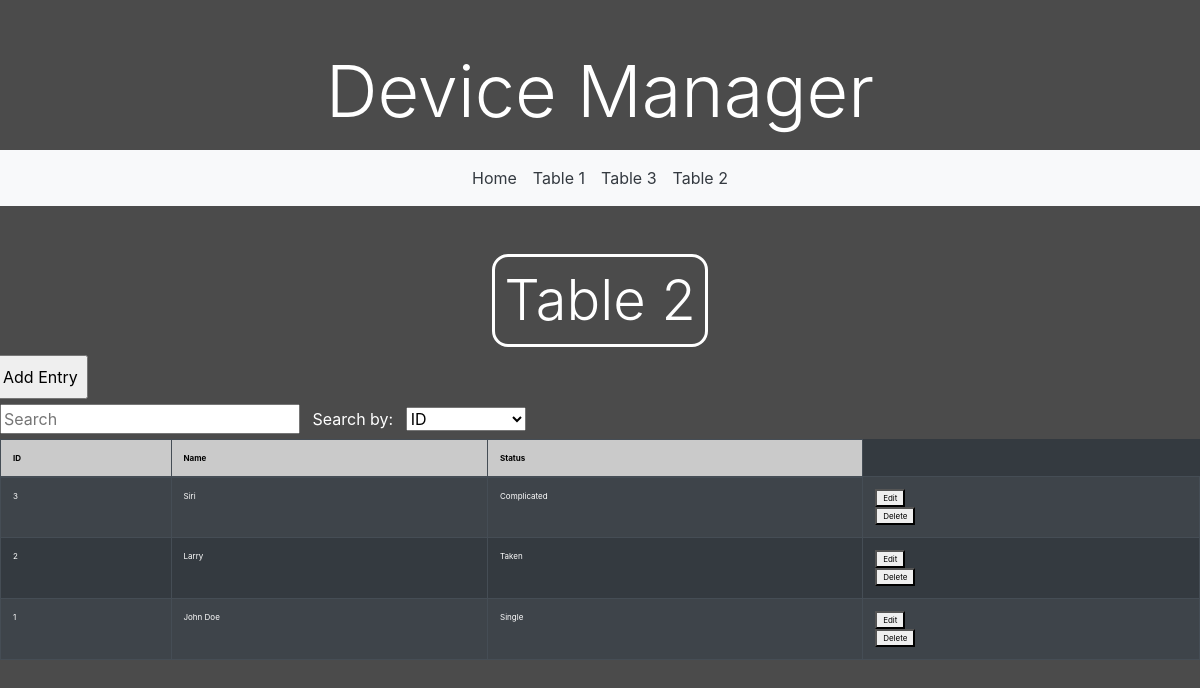
The page /tables/Table_2 on the database its author committed.
### tables this page shows
CREATE TABLE "Table_2" (
	"ID"	INTEGER NOT NULL UNIQUE,
	"Name"	TEXT,
	"Status"	TEXT,
	PRIMARY KEY("ID" AUTOINCREMENT)
);

### DeviceApp/app.py (the view)
@app.route("/tables/<table>")
def show_page(table):
    items = helper.get_list(table)
    items.reverse()
    columns = helper.get_columns(table)
    tableName = table.replace("_",  " ")
    return render_template('tablePage.html', table=table, tableName=tableName, columns=columns, items=items)

### DeviceApp/app.py (called while the page is built)
@app.context_processor
def layoutVariables():
    try:
        pageNames = []
        dataTables = helper.get_tables()
        dataTables.remove("sqlite_sequence")
        for table in dataTables:
            table = table.replace("_", " ")
            table = table.title()
            pageNames.append(table)
        return dict(dataTables=dataTables, pageNames=pageNames)
    except Exception as e:
        print("Not loading variables: ", e)

### DeviceApp/helper.py (called while the page is built)
def get_tables():
    tables = []
    conn = sqlite3.connect(DB_PATH)
    c = conn.cursor()
    c.execute("SELECT name FROM sqlite_master WHERE type='table'")
    for table in c.fetchall():
        tables.append(table[0])
    return tables

def get_columns(table):
    try:
        columnNames = []
        sqlCommand = f"PRAGMA table_info({table})"
        conn = sqlite3.connect(DB_PATH)
        c = conn.cursor()
        c.execute(sqlCommand)
        for item in c.fetchall():
            columnNames.append(item[1])
        conn.close()
        return columnNames
    except Exception as e:
        print('Error: ', e)
        return None

def get_list(table):
    try:
        items = []
        sqlCommand = f"SELECT * FROM {table}"
        conn = sqlite3.connect(DB_PATH)
        c = conn.cursor()
        c.execute(sqlCommand)
        for item in c.fetchall():
            items.append(item)
        conn.close()
        return items
    except Exception as e:
        print("Error get_list: ", e)
        return None

### DeviceApp/templates/tablePage.html (shortened to what this page needs)
{% extends "layout.html" %}
{% block content %}
<div id="" class="col mt-5 tableNameDiv">
    <h1 id="" class=" row display-4 tableName">{{tableName}}</h2>
</div>
<div class="row">
    <form class="ml-2" action="/add" method="POST">
        <input class="p-2" type="submit" value="Add Entry">
    </form>
</div>
<div class="row">
    <span class="col">
        <input type="text" id="myInput" onkeyup="searchBox()" placeholder="Search" style="width: 25%;">
        <label class="m-2" style="color: white;">Search by: </label>
        <select id="filterSelect" class="" style="width: 10%;" onchange="searchBox()">
            {% for column in columns %}
            <option value="{{loop.index-1}}">{{column}}</option>
            {% endfor %}
        </select>
    </span>
</div>
<div id="tableDiv" class="table">
<table id="dataTable" class="table table-hover table-striped table-dark table-bordered">
    <thead>
        <tr id="tableHeader">
            {% for column in columns %}
            <th id="tableHeadRow" class="columns align-self-center" scope="col">{{column}}</th>
            {% endfor %}
        </tr>
    </thead>
    {% for item in items %}
    <tr id="{{item[0]}}" name="{{item[0]}}">
        {% for info in item %}
        <td>{{info}}</td>
        {% endfor %}
        <td>
            <div>
                <form action="/edit" method="POST">
                    <button name="{{table}}:{{item[0]}}">Edit</button>
                </form>
                <form action="/delete" method="POST">
                    <button name="{{table}}:{{item[0]}}">Delete</button>
                </form>
            </div>
        </td>
    </tr>
    {% endfor %}
</table>
</div>
{% endblock %}

### DeviceApp/static/css/index.css (style rules this page uses)
html, body { background-color: rgb(75, 75, 75); height: 100%; width: 100%; }
.columns { background-color: rgb(202, 202, 202); color: black; }
h1, h2 { color: white }
#tableDiv { width: 100%; }
th { position: sticky; top: 0; font-size: 8px; margin: 0; padding-left: 0.25rem; padding-right: 0.25rem; padding-top: 0.75rem; padding-bottom: 0.75rem; }
td { top: 0; font-size: 8px; margin: 0; padding-left: 1rem; padding-right: 1rem; padding-top: 0.5rem; padding-bottom: 0.5rem; }
.tableNameDiv { text-align: center; }
.tableName { color: white; display: inline-block; text-align: center; border: 0.2rem solid white; border-radius: 1rem; padding: 0.6rem; }

### rows shown on the page
Table_2: item "3", Name "Siri", Status "Complicated"
Table_2: item "2", Name "Larry", Status "Taken"
Table_2: item "1", Name "John Doe", Status "Single"

### other values the page prints
{{ pageNames[loop.index-1] }} "Table 1" "Table 3" "Table 2"
{{ tableName }} "Table 2"
{{ column }} "ID" "Name" "Status"
form field value "ID"
